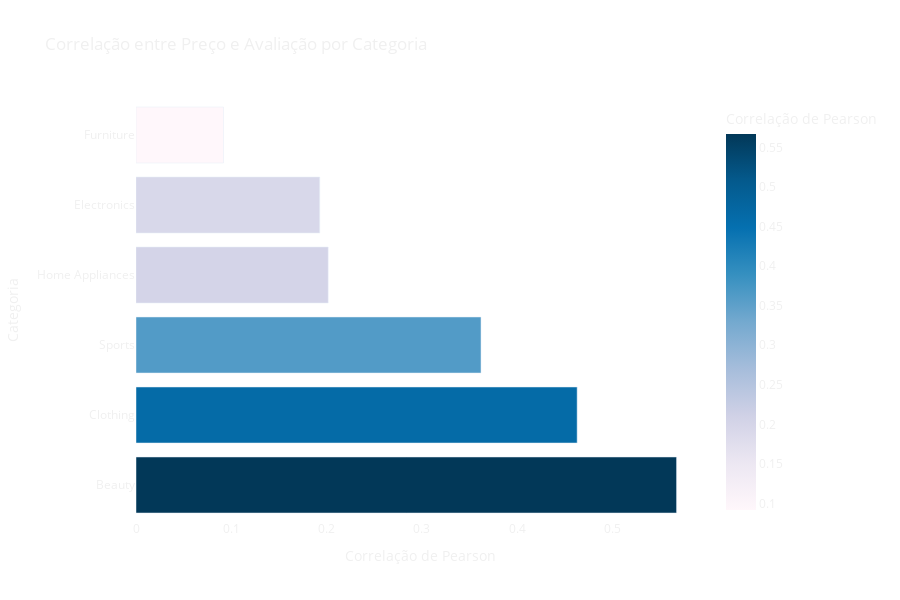

Notebook source saved alongside this figure:
### Markdown cell above
### 3.3 Análise de correlação entre preço e avaliação por categoria

### Code cell
# 1. Agrupar por 'Category' e calcular a correlação entre 'Price' e 'Review_Rating'
corr = (
    df.groupby('Category')[['Price', 'Review_Rating']]  # Agrupa o DataFrame por categoria e seleciona as colunas de interesse
    .corr()                                            # Calcula a matriz de correlação para cada grupo
)

# 2. Selecionar somente a correlação entre 'Price' e 'Review_Rating'
corr = corr.iloc[0::2, -1]  # Seleciona as linhas pares e a última coluna (correlação entre Price e Review_Rating)

# 3. Resetar o índice para transformar MultiIndex em colunas simples
corr = corr.reset_index()

# 4. Renomear as colunas para melhor entendimento
corr.columns = ['Category', 'Metric', 'Correlation']

# 5. Ordenar as categorias pela correlação de forma decrescente
corr = corr.sort_values(by='Correlation', ascending=False)

# 6. Criar gráfico de barras horizontais
fig1 = px.bar(
    corr,                       # Dados do DataFrame preparado
    x='Correlation',            # Correlação no eixo X
    y='Category',               # Categoria no eixo Y
    orientation='h',            # Barras horizontais
    title='Correlação entre Preço e Avaliação por Categoria',  # Título do gráfico
    labels={                    # Rótulos personalizados dos eixos
        'Correlation': 'Correlação de Pearson',
        'Category': 'Categoria'
    },
    color='Correlation',        # Cor das barras baseada no valor da correlação
    color_continuous_scale='PuBu'  # Paleta de cores azul-violeta
)

# 7. Personalizar layout 
fig1.update_layout(
    height=600,                  # Altura do gráfico
    plot_bgcolor='rgba(0,0,0,0)', # Fundo do gráfico transparente
    paper_bgcolor='rgba(0,0,0,0)', # Fundo da página transparente
    font_color='#F0F0F0',          # Cor clara para textos
    title_font_color='#F0F0F0',    # Cor clara para o título

    # Configurações dos eixos
    xaxis=dict(
        showgrid=False,            # Remove linhas de grade no eixo X
        color='#F0F0F0'            # Cor clara para o texto do eixo X
    ),
    yaxis=dict(
        showgrid=False,            # Remove linhas de grade no eixo Y
        color='#F0F0F0'            # Cor clara para o texto do eixo Y
    ),

    # Personalização da barra de cores da legenda
    coloraxis_colorbar=dict(
        tickcolor='#F0F0F0',       # Cor clara para os ticks da barra de cor
        title_font=dict(color='#F0F0F0'),  # Cor clara para o título da barra de cor
        tickfont=dict(color='#F0F0F0')     # Cor clara para os ticks
    )
)

# 8. Exibir o gráfico
fig1.show()

### Figure 1 — Plotly figure (JSON) as saved in the notebook; plotly's stock layout.template omitted (floating-point values rounded to 4 significant figures)
{"data": [{"hovertemplate": "Correlação de Pearson=%{marker.color}<br>Categoria=%{y}<extra></extra>", "legendgroup": "", "marker": {"color": [0.5671, 0.4628, 0.3619, 0.2016, 0.1927, 0.09176], "coloraxis": "coloraxis", "pattern": {"shape": ""}}, "name": "", "orientation": "h", "showlegend": false, "textposition": "auto", "type": "bar", "x": [0.5671, 0.4628, 0.3619, 0.2016, 0.1927, 0.09176], "xaxis": "x", "y": ["Beauty", "Clothing", "Sports", "Home Appliances", "Electronics", "Furniture"], "yaxis": "y"}], "layout": {"barmode": "relative", "coloraxis": {"colorbar": {"tickcolor": "#F0F0F0", "tickfont": {"color": "#F0F0F0"}, "title": {"font": {"color": "#F0F0F0"}, "text": "Correlação de Pearson"}}, "colorscale": [[0, "rgb(255,247,251)"], [0.125, "rgb(236,231,242)"], [0.25, "rgb(208,209,230)"], [0.375, "rgb(166,189,219)"], [0.5, "rgb(116,169,207)"], [0.625, "rgb(54,144,192)"], [0.75, "rgb(5,112,176)"], [0.875, "rgb(4,90,141)"], [1, "rgb(2,56,88)"]]}, "font": {"color": "#F0F0F0"}, "height": 600, "legend": {"tracegroupgap": 0}, "paper_bgcolor": "rgba(0,0,0,0)", "plot_bgcolor": "rgba(0,0,0,0)", "title": {"font": {"color": "#F0F0F0"}, "text": "Correlação entre Preço e Avaliação por Categoria"}, "xaxis": {"anchor": "y", "color": "#F0F0F0", "domain": [0, 1], "showgrid": false, "title": {"text": "Correlação de Pearson"}}, "yaxis": {"anchor": "x", "color": "#F0F0F0", "domain": [0, 1], "showgrid": false, "title": {"text": "Categoria"}}}}
